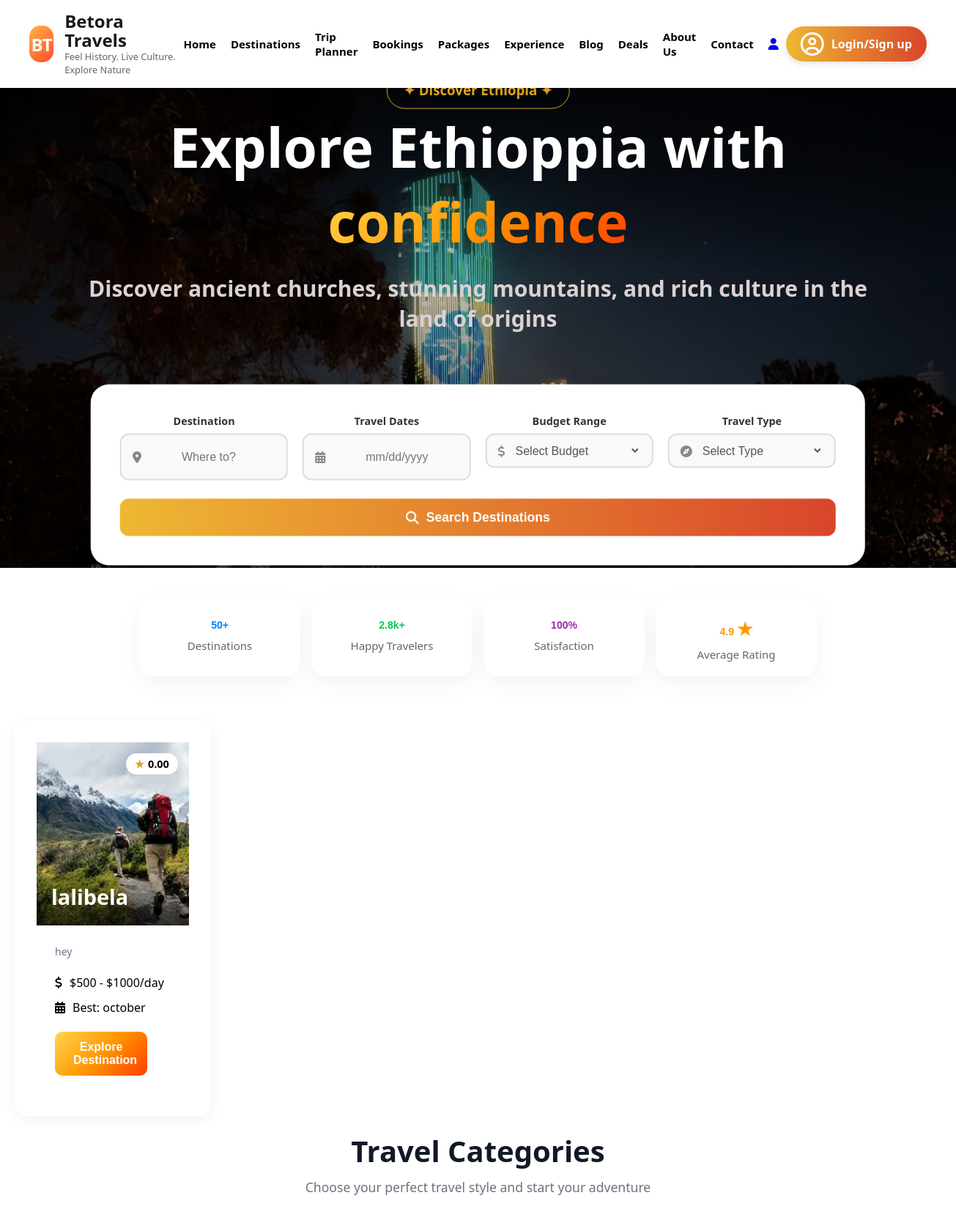
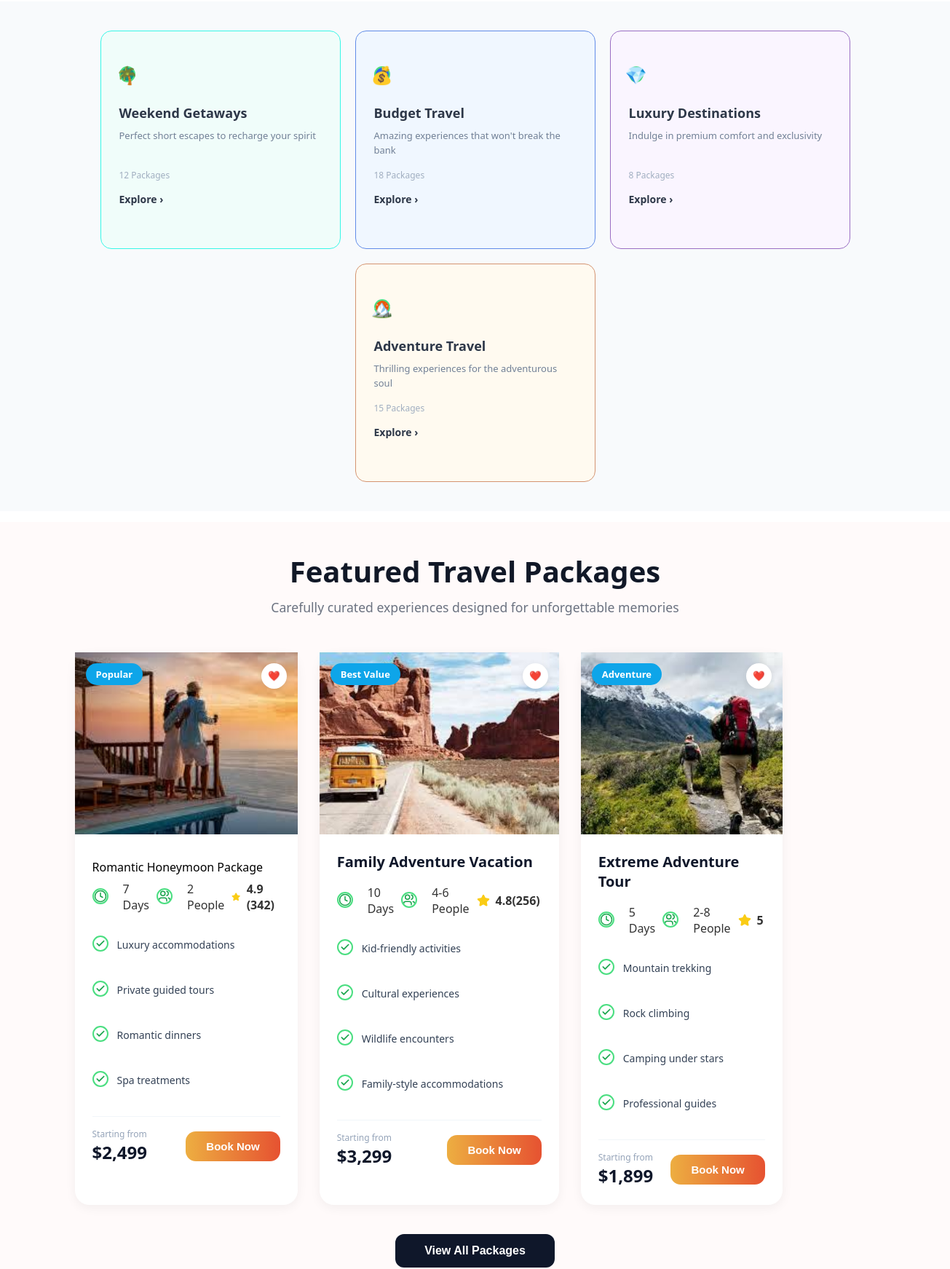
The page / (upper part) on the database its author committed (2 pictures, top to bottom).
### tables this page shows
CREATE TABLE `destinations` (
  `id` int(11) NOT NULL,
  `name` varchar(100) DEFAULT NULL,
  `tagline` varchar(255) DEFAULT NULL,
  `region` varchar(100) DEFAULT NULL,
  `type` enum('adventure','cultural','religious','historical','nature') DEFAULT NULL,
  `description` text DEFAULT NULL,
  `highlights` text DEFAULT NULL,
  `best_time` varchar(100) DEFAULT NULL,
  `dry_season` varchar(255) DEFAULT NULL,
  `rainy_season` varchar(255) DEFAULT NULL,
  `spring_weather` varchar(100) DEFAULT NULL,
  `summer_weather` varchar(100) DEFAULT NULL,
  `autumn_weather` varchar(100) DEFAULT NULL,
  `winter_weather` varchar(100) DEFAULT NULL,
  `average_cost` decimal(10,2) DEFAULT NULL,
  `budget_cost` varchar(50) DEFAULT NULL,
  `standard_cost` varchar(50) DEFAULT NULL,
  `luxury_cost` varchar(50) DEFAULT NULL,
  `accommodation` varchar(255) DEFAULT NULL,
  `rating` decimal(3,2) DEFAULT 0.00,
  `reviews` int(11) DEFAULT 0,
  `top_attractions` text DEFAULT NULL,
  `cultural_tips` text DEFAULT NULL,
  `distance_info` varchar(255) DEFAULT NULL,
  `map_location` text DEFAULT NULL,
  `video_url` varchar(255) DEFAULT NULL,
  `image` varchar(255) DEFAULT NULL,
  `image2` varchar(255) DEFAULT NULL,
  `image3` varchar(255) DEFAULT NULL,
  `image4` varchar(255) DEFAULT NULL
);

### index.php (the view, shortened to what this page needs)
<!DOCTYPE html>
<html lang="en">
<head>
   <link href="https://googleapis.com" rel="stylesheet">
  <link rel="stylesheet" href="https://cloudflare.com">
  <link rel="stylesheet" href="https://cdnjs.cloudflare.com/ajax/libs/font-awesome/6.5.0/css/all.min.css">
  <link rel="stylesheet" href="https://cdn.jsdelivr.net/npm/swiper@11/swiper-bundle.min.css"/>
  <link rel="stylesheet" href="welcome.css">
  <link rel="stylesheet" href="cards.css">
  <link rel="stylesheet" href="ai.css">
</head>
<body>
<nav id="navbar">
  <div class="brand">
    <div class="bt">BT</div>
    <div class="logo-text">
      <h1>  Betora Travels</h1>
    <h2>Feel History. Live Culture. Explore Nature</h2>
    </div></div>
  <ul class="menu" id="menu-list">
    <li><a class="underline-text" href="index.php#Home">Home</a></li>
    <li><a class="underline-text" href="destination.php">Destinations</a></li>
    <li><a class="underline-text" href="trip.html#trip">Trip Planner</a></li>
    <li><a class="underline-text" href="booking.html#Bookings">Bookings</a></li>
    <li><a class="underline-text" href="packages.php#packages">Packages</a></li>
    <li><a class="underline-text" href="experience.html#Experience">Experience</a></li>
    <li><a class="underline-text" href="blog.html#Blog">Blog</a></li>
    <li><a class="underline-text" href="deals.html#Deals">Deals</a></li>
    <li><a class="underline-text" href="aboutus.html#About-Us">About Us</a></li>
    <li><a class="underline-text" href="contactus.html#Contact">Contact</a></li>
    <div class="header-actions">
     <a href="profile.php">
            <i class="fa-solid fa-user"></i>
        </a>
  <div class="login-pill">
    <i class="fa-regular fa-circle-user"></i>
   <span>  <?php
      if (isset($_SESSION['username'])) {
          echo "Hi, " . htmlspecialchars($_SESSION['username']);
      } else {
          echo "Login/Sign up";
      }
    ?></span>
  </div>
  </div>
  </ul>
</nav>
<div id="Home" class="hero-section">
  <div class="swiper mySwiper">
    <div class="swiper-wrapper">
      <div class="swiper-slide">
        <div class="slide-img-container">
          <img class="welcome-img" src="images/cbe.jpg">
          <div class="slide-overlay"></div>
        </div>
      </div>
    </div>
    <div class="video-text">
      <h3>✦ Discover Ethiopia ✦</h3>
      <h2>Explore Ethioppia with <span>confidence</span></h2>
      <p>Discover ancient churches, stunning mountains, and rich culture in the<br> land of origins</p>
      <div class="se-ca">
        <div class="search-card">
        <div class="input-row">
          <div class="input-group">
            <label>Destination</label>
            <div class="input-wrapper">
              <i class="fa-solid fa-location-dot"></i>
              <input type="text"  id="dest-input" placeholder="Where to?">
            </div>
          </div>
          <div class="input-group">
            <label>Travel Dates</label>
            <div class="input-wrapper">
              <i class="fa-solid fa-calendar-days"></i>
              <input type="text" placeholder="mm/dd/yyyy" onfocus="(this.type='date')">
            </div>
          </div>
          <div class="input-group">
            <label>Budget Range</label>
            <div class="input-wrapper">
              <i class="fa-solid fa-dollar-sign"></i>
              <select class="custom-select">
                <option value="" disabled selected>Select Budget</option>
              </select>
            </div>
          </div>
          <div class="input-group">
            <label>Travel Type</label>
            <div class="input-wrapper">
              <i class="fa-solid fa-compass"></i>
              <select class="custom-select">
                <option value="" disabled selected>Select Type</option>
              </select>
            </div>
          </div>
        </div>
        <button class="search-btn">
          <i class="fa-solid fa-magnifying-glass"></i> Search Destinations
        </button>
      </div>
    </div>
    </div>
      </div>
  <div class="stat">
    <div class="stat-icons">
  <h2 class="count" >50+</h2>
  <p>Destinations</p>
 </div>
  <div class="stat-icons">
    <h2 class="count" >2.8k+</h2>
    <p>Happy Travelers</p>
 </div>
 <div class="stat-icons">
  <h2 class="count" >100%</h2>
  <p>Satisfaction</p>
 </div>
 <div class="stat-icons">
  <h2 class="count" >4.9</h2>
  <p>Average Rating</p>
 </div>
</div>
  </div>
<?php
include 'db.php';
$sql = "SELECT * FROM destinations ORDER BY id DESC LIMIT 4";
$result = mysqli_query($conn, $sql);
?>
<section class="cards-container">
    <?php while($row = mysqli_fetch_assoc($result)): ?>
    <div class="card">
        <div class="image-container">
            <img src="admin/uploads/<?php echo $row['image']; ?>" alt="<?php echo htmlspecialchars($row['name']); ?>" class="hero-img">
            <div class="rating-badge">
                <span>★</span> <?php echo $row['rating']; ?>
            </div>
            <div class="title-overlay"><?php echo htmlspecialchars($row['name']); ?></div>
        </div>
        <div class="content">
            <p class="description">
                <?php echo htmlspecialchars($row['tagline']); ?>
            </p>
            <div class="info-row">
                <i class="fa-solid fa-dollar-sign"></i>
                $<?php echo $row['budget_cost']; ?> - $<?php echo $row['luxury_cost']; ?>/day
            </div>
            <div class="info-row">
                <i class="fa-solid fa-calendar-days"></i>
                Best: <?php echo htmlspecialchars($row['best_time']); ?>
            </div>
            <a href="admin/view_destination.php?id=<?php echo $row['id']; ?>&source=home" style="text-decoration:none;">
                <button class="btn">Explore Destination</button>
            </a>
        </div>
    </div>
    <?php endwhile; ?>
</section>
<section class="travel-categories">
  <div class="header">
    <h1>Travel Categories</h1>
    <p>Choose your perfect travel style and start your adventure</p>
  </div>
  <div class="card-container">
    <div class="cards card-green">
      <div class="icon icon-green">🌴</div>
      <h3>Weekend Getaways</h3>
      <p>Perfect short escapes to recharge your spirit</p>
      <span class="packages">12 Packages</span>
      <a href="#" class="explore">Explore &rsaquo;</a>
    </div>
    <div class="cards card-blue">
      <div class="icon icon-blue">💰</div>
      <h3>Budget Travel</h3>
      <p>Amazing experiences that won't break the bank</p>
      <span class="packages">18 Packages</span>
      <a href="#" class="explore">Explore &rsaquo;</a>
    </div>
    <div class="cards card-purple">
      <div class="icon icon-purple">💎</div>
      <h3>Luxury Destinations</h3>
      <p>Indulge in premium comfort and exclusivity</p>
      <span class="packages">8 Packages</span>
      <a href="#" class="explore">Explore &rsaquo;</a>
    </div>
    <div class="cards card-orange">
      <div class="icon icon-orange">🏔️</div>
      <h3>Adventure Travel</h3>
      <p>Thrilling experiences for the adventurous soul</p>
      <span class="packages">15 Packages</span>
      <a href="#" class="explore">Explore &rsaquo;</a>
    </div>
  </div>
</section>
<section class="featured-packages">
  <div class="header">
    <h1>Featured Travel Packages</h1>
    <p>Carefully curated experiences designed for unforgettable memories</p>
  </div>
  <div class="package-grid">
    <div class="package-card">
      <div class="image-container">
        <img src="images\romantic.jpg" alt="Romantic Honeymoon">
        <span class="badge">Popular</span>
        <button class="wishlist-btn">❤️</button>
      </div>
      <div class="card-content">
        <h3></h3>Romantic Honeymoon Package</h3>
<div class="card-details">
 <div class="info-bar">
  <div class="info-item">
    <i data-lucide="clock" class="icon icon-yellow"></i>
    <span>7 Days</span>
  </div>
  <div class="info-item">
    <i data-lucide="users" class="icon icon-yellow"></i>
    <span>2 People</span>
  </div>
  <div class="info-item">
    <i data-lucide="star" class="icon-star"></i>
    <span class="rating"><strong>4.9 (342)</strong> </span>
  </div>
</div>
  <ul class="feature-list">
  <li class="feature-item">
    <span class="icon">
      <svg viewBox="0 0 24 24" fill="none" stroke="currentColor" stroke-width="3" stroke-linecap="round" stroke-linejoin="round">
        <polyline points="20 6 9 17 4 12"></polyline>
      </svg>
    </span>
   Luxury accommodations
  </li>
  <li class="feature-item">
    <span class="icon">
      <svg viewBox="0 0 24 24" fill="none" stroke="currentColor" stroke-width="3" stroke-linecap="round" stroke-linejoin="round">
        <polyline points="20 6 9 17 4 12"></polyline>
      </svg>
    </span>
   Private guided tours
  </li>
  <li class="feature-item">
    <span class="icon">
      <svg viewBox="0 0 24 24" fill="none" stroke="currentColor" stroke-width="3" stroke-linecap="round" stroke-linejoin="round">
        <polyline points="20 6 9 17 4 12"></polyline>
      </svg>
    </span>
    Romantic dinners
  </li>
  <li class="feature-item">
    <span class="icon">
      <svg viewBox="0 0 24 24" fill="none" stroke="currentColor" stroke-width="3" stroke-linecap="round" stroke-linejoin="round">
        <polyline points="20 6 9 17 4 12"></polyline>
      </svg>
    </span>
    Spa treatments
  </li>
</ul>
  <hr class="divider">
  <div class="booking-row">
    <div class="price-block">
      <span class="label">Starting from</span>
      <span class="amount">$2,499</span>
    </div>
    <a href="packages.html">
      <button class="book-btn">Book Now</button>
    </a>
  </div>
</div>
      </div>
    </div>
        <div class="package-card">
      <div class="image-container">
        <img src="images\family-adventure.jpg" alt="Extreme Adventure">
        <span class="badge">Best Value</span>
        <button class="wishlist-btn">❤️</button>
      </div>
      <div class="card-content">
        <h3>Family Adventure Vacation</h3>
<div class="card-details">
 <div class="info-bar">
  <div class="info-item">
    <i data-lucide="clock" class="icon icon-yellow"></i>
    <span>10 Days</span>
  </div>
  <div class="info-item">
    <i data-lucide="users" class="icon icon-yellow"></i>
    <span>4-6 People</span>
  </div>
  <div class="info-item">
    <i data-lucide="star" class="icon-star"></i>
    <span class="rating"><strong>4.8(256)</strong> </span>
  </div>
</div>
  <ul class="feature-list">
  <li class="feature-item">
    <span class="icon">
      <svg viewBox="0 0 24 24" fill="none" stroke="currentColor" stroke-width="3" stroke-linecap="round" stroke-linejoin="round">
        <polyline points="20 6 9 17 4 12"></polyline>
      </svg>
    </span>
    Kid-friendly activities
  </li>
  <li class="feature-item">
    <span class="icon">
      <svg viewBox="0 0 24 24" fill="none" stroke="currentColor" stroke-width="3" stroke-linecap="round" stroke-linejoin="round">
        <polyline points="20 6 9 17 4 12"></polyline>
      </svg>
    </span>
    Cultural experiences
  </li>
  <li class="feature-item">
    <span class="icon">
      <svg viewBox="0 0 24 24" fill="none" stroke="currentColor" stroke-width="3" stroke-linecap="round" stroke-linejoin="round">
        <polyline points="20 6 9 17 4 12"></polyline>
      </svg>
    </span>
    Wildlife encounters
  </li>
  <li class="feature-item">
    <span class="icon">
      <svg viewBox="0 0 24 24" fill="none" stroke="currentColor" stroke-width="3" stroke-linecap="round" stroke-linejoin="round">
        <polyline points="20 6 9 17 4 12"></polyline>
      </svg>
    </span>
    Family-style accommodations
  </li>
</ul>
  <hr class="divider">
  <div class="booking-row">
    <div class="price-block">
      <span class="label">Starting from</span>
      <span class="amount">$3,299</span>
    </div>
    <a href="packages.html">
      <button class="book-btn">Book Now</button>
    </a>
  </div>
</div>
      </div>
    </div>
    <div class="package-card">
      <div class="image-container">
        <img src="images\adventure.jpg" alt="Extreme Adventure">
        <span class="badge">Adventure</span>
        <button class="wishlist-btn">❤️</button>
      </div>
      <div class="card-content">
        <h3>Extreme Adventure Tour</h3>
<div class="card-details">
 <div class="info-bar">
  <div class="info-item">
    <i data-lucide="clock" class="icon icon-yellow"></i>
    <span>5 Days</span>
  </div>
  <div class="info-item">
    <i data-lucide="users" class="icon icon-yellow"></i>
    <span>2-8 People</span>
  </div>
  <div class="info-item">
    <i data-lucide="star" class="icon-star"></i>
    <span class="rating"><strong>5</strong> </span>
  </div>
</div>
  <ul class="feature-list">
  <li class="feature-item">
    <span class="icon">
      <svg viewBox="0 0 24 24" fill="none" stroke="currentColor" stroke-width="3" stroke-linecap="round" stroke-linejoin="round">
        <polyline points="20 6 9 17 4 12"></polyline>
      </svg>
    </span>
   Mountain trekking
  </li>
  <li class="feature-item">
    <span class="icon">
      <svg viewBox="0 0 24 24" fill="none" stroke="currentColor" stroke-width="3" stroke-linecap="round" stroke-linejoin="round">
        <polyline points="20 6 9 17 4 12"></polyline>
      </svg>
    </span>
  Rock climbing
  </li>
  <li class="feature-item">
    <span class="icon">
      <svg viewBox="0 0 24 24" fill="none" stroke="currentColor" stroke-width="3" stroke-linecap="round" stroke-linejoin="round">
        <polyline points="20 6 9 17 4 12"></polyline>
      </svg>
    </span>
    Camping under stars
  </li>
  <li class="feature-item">
    <span class="icon">
      <svg viewBox="0 0 24 24" fill="none" stroke="currentColor" stroke-width="3" stroke-linecap="round" stroke-linejoin="round">
        <polyline points="20 6 9 17 4 12"></polyline>
      </svg>
    </span>
    Professional guides
  </li>
</ul>
  <hr class="divider">
  <div class="booking-row">
    <div class="price-block">
      <span class="label">Starting from</span>
      <span class="amount">$1,899</span>
    </div>
    <a href="packages.html">
      <button class="book-btn">Book Now</button>
    </a>
  </div>
</div>
      </div>
    </div>
  </div>
  <div class="view-all-container">
  <button class="view-all-btn">View All Packages</button>
</div>
</section>
</body>
</html>

### rows shown on the page
destinations: image (picture), rating "0.00", name "lalibela", tagline "hey", budget_cost "500", luxury_cost "1000", best_time "october"
